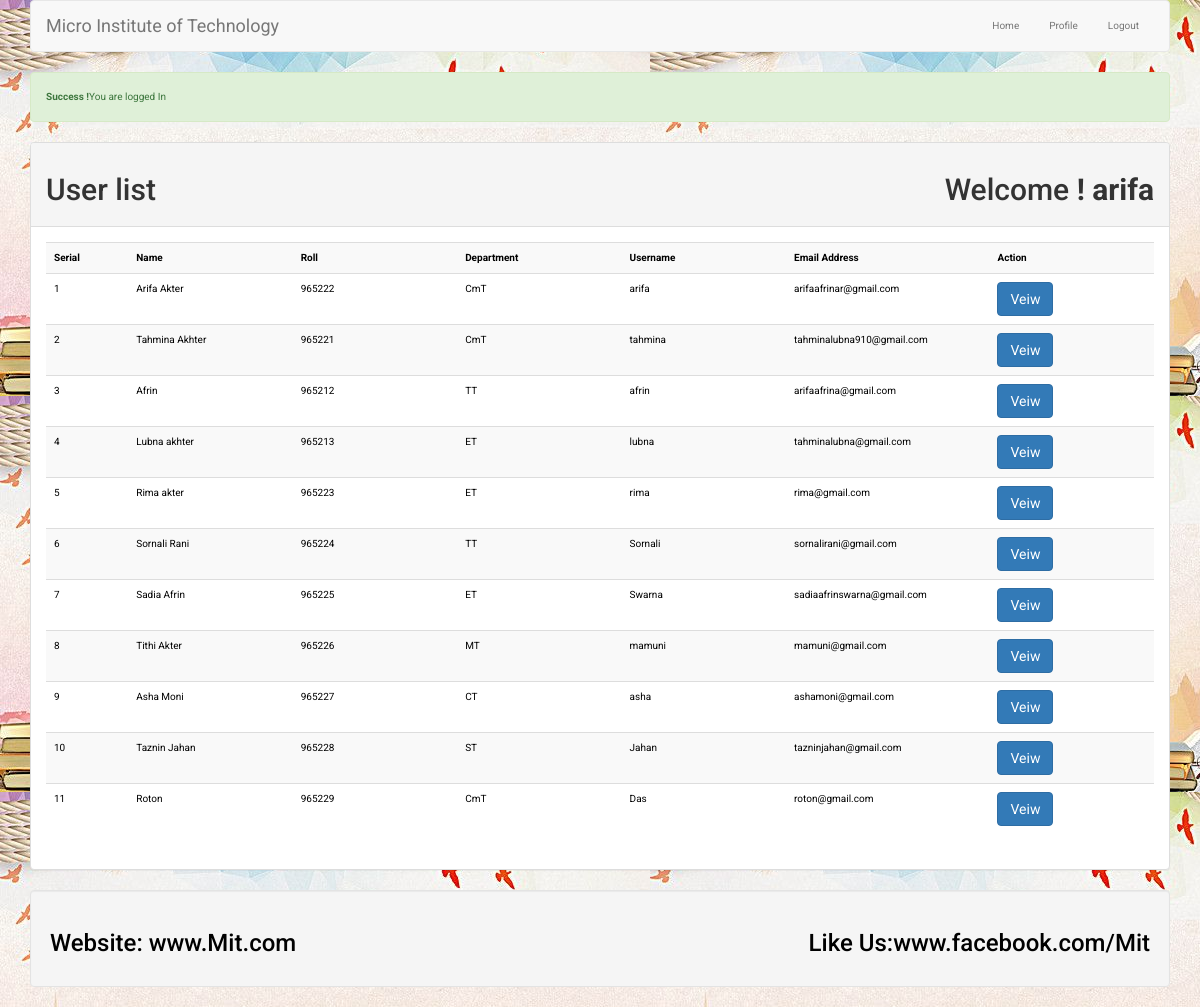
The app's page /student.php (signed in) with its own data.
### tables this page shows
CREATE TABLE `tbl_user` (
  `id` int(11) NOT NULL,
  `name` varchar(255) NOT NULL,
  `roll` int(50) NOT NULL,
  `department` varchar(100) NOT NULL,
  `username` varchar(255) NOT NULL,
  `email` varchar(255) NOT NULL,
  `password` varchar(255) NOT NULL
);

### lib/Session.php (called while the page is built, shortened)
<?php
class Session {
  public static function get($key){
     if (isset($_SESSION[ $key ])) {
         return $_SESSION[ $key ];
     }else {
       return false;
     }
}
}
 ?>

### lib/User.php (called while the page is built, shortened)
<?php
    include_once 'Session.php';
    include 'Database.php';
class User {
  private $db;
  public function __construct(){
      $this->db = new Database();
  }
    public function getUserData(){
      $sql = "SELECT * FROM tbl_user ORDER BY id ASC ";
      $query = $this->db->pdo->prepare($sql);
      $query->execute();
      $result = $query->fetchAll();
      return $result;
    }
}
 ?>

### lib/Database.php (called while the page is built)
<?php
class Database {
  private $hostdb = "localhost";
  private $userdb = "root";
  private $passdb = "";
  private $namedb = "db_lr";
  public $pdo;
public function __construct(){
        if (!isset($this->pdo)) {
            try {
                $link = new PDO("mysql:host=".$this->hostdb.";dbname=".$this->namedb,
                $this->userdb,$this->passdb);
                $link->setAttribute(PDO::ATTR_ERRMODE, PDO::ERRMODE_EXCEPTION);
                $link->exec("SET CHARACTER SET utf8");
                $this->pdo = $link;
            } catch (PDOException $e) {
              die("Failed to connect with Database".$e->getMessage());
            }
        }
      }
}
 ?>

### student.php (the view, shortened to what this page needs)
<?php
		include 'lib/user.php';
		include 'inc/header.php';
 ?>
<?php
		$loginmsg = Session::get('loginmsg');
		if (isset($loginmsg)) {
			echo $loginmsg;
		}
?>
<link rel="stylesheet" href="style.css">
<div class="panel panel-default">
  <div class="panel-heading">
        <h2>User list <span class="pull-right">Welcome  <strong> !
					<?php
							$name = Session::get("username");
							if (isset($name)) {
								echo $name;
							}
					 ?>
				</strong></span></h2>
</div>
    <div class="panel-body">
      <table class="table table-striped">
        <tr>
        <th width="5%">Serial</th>
        <th width="10%">Name</th>
				<th width="10%">Roll</th>
				<th width="10%">Department</th>
        <th width="10%">Username</th>
        <th width="10%">Email Address</th>
        <th width="10%">Action</th>
      </tr>
	<?php
			$user = new User();
			$userdata = $user->getUserData();
			if ($userdata) {
				$i = 0;
				foreach ($userdata as $data) {
					$i++;
	 ?>
      <tr>
        <td><?php echo $i; ?></td>
        <td><?php echo $data['name']; ?></td>
				<td><?php echo $data['roll']; ?></td>
				<td><?php echo $data['department']; ?></td>
        <td><?php echo $data['username']; ?></td>
        <td><?php echo $data['email']; ?></td>
        <td>
          <a class="btn btn-primary" href="profile.php?id=<?php echo $data['id']; ?>"> Veiw</a>
        </td>
      </tr>
		<?php 	} }else{?>
					<tr>
						<td colspan="5"><h2>No User Data Found.....</h2></td>
					</tr>
		<?php } ?>
      </table>
    </div>
</div>
  <?php include 'inc/footer.php';?>

### inc/header.php (shortened to what this page needs)
<?php
		$filepath = realpath(dirname(__FILE__));
		include_once $filepath.'/../lib/Session.php';
 ?>
<!doctype html>
<html>
<head>
	<link rel="stylesheet" href="inc/bootstrap.min.css">
</head>
<body>
<div class="container">
    <nav class = "navbar navbar-default">
      <div class="container-fluid">
        <div class="navbar-header">
          <a class="navbar-brand" href="index.php">Micro Institute of Technology</a>
        </div>
        <div>
        <ul class="nav navbar-nav pull-right">
							<?php
										$id = Session::get("id");
										$userlogin = Session::get("login",true);
										if ($userlogin == true) {
						?>
						  <li><a href="index.php">Home</a></li>
							 <li><a href="profile.php?id=<?php echo $id; ?>">Profile</a></li>
							 <li><a href="?action=logout">Logout</a></li>
						 <?php }else{ ?>
              <li><a href="login.php">Login</a></li>
              <li><a href="register.php">Register </a></li>
						<?php } ?>
        </ul>
      </div>
      </div>
    </nav>

### inc/footer.php
<div class="well">
  <h3>Website: www.Mit.com
      <span class="pull-right">Like Us:www.facebook.com/Mit</span>
  </h3>
</div>
</div>
</body>
</html>

### style.css (style rules this page uses)
* { margin:0;padding:0;outline:0; }
body { font-family: 'Roboto', sans-serif; font-size:10px; line-height:18px;color:#000;background:url(images/b3.jpg)repeat fixed 0 0 #fff; }
* { box-sizing: border-box; }
body { font-family: 'Roboto', sans-serif; }

### records on screen
tbl_user: name "Arifa Akter", roll "965222", department "CmT", username "arifa", email "arifaafrinar@gmail.com"
tbl_user: name "Tahmina Akhter", roll "965221", department "CmT", username "tahmina", email "tahminalubna910@gmail.com"
tbl_user: name "Afrin", roll "965212", department "TT", username "afrin", email "arifaafrina@gmail.com"
tbl_user: name "Lubna akhter", roll "965213", department "ET", username "lubna", email "tahminalubna@gmail.com"
tbl_user: name "Rima akter", roll "965223", department "ET", username "rima", email "rima@gmail.com"
tbl_user: name "Sornali Rani", roll "965224", department "TT", username "Sornali", email "sornalirani@gmail.com"
tbl_user: name "Sadia Afrin", roll "965225", department "ET", username "Swarna", email "sadiaafrinswarna@gmail.com"
tbl_user: name "Tithi Akter", roll "965226", department "MT", username "mamuni", email "mamuni@gmail.com"
tbl_user: name "Asha Moni", roll "965227", department "CT", username "asha", email "ashamoni@gmail.com"
tbl_user: name "Taznin Jahan", roll "965228", department "ST", username "Jahan", email "tazninjahan@gmail.com"
tbl_user: name "Roton", roll "965229", department "CmT", username "Das", email "roton@gmail.com"

### other values on screen
$loginmsg "Success ! You are logged In"
$name "arifa"
